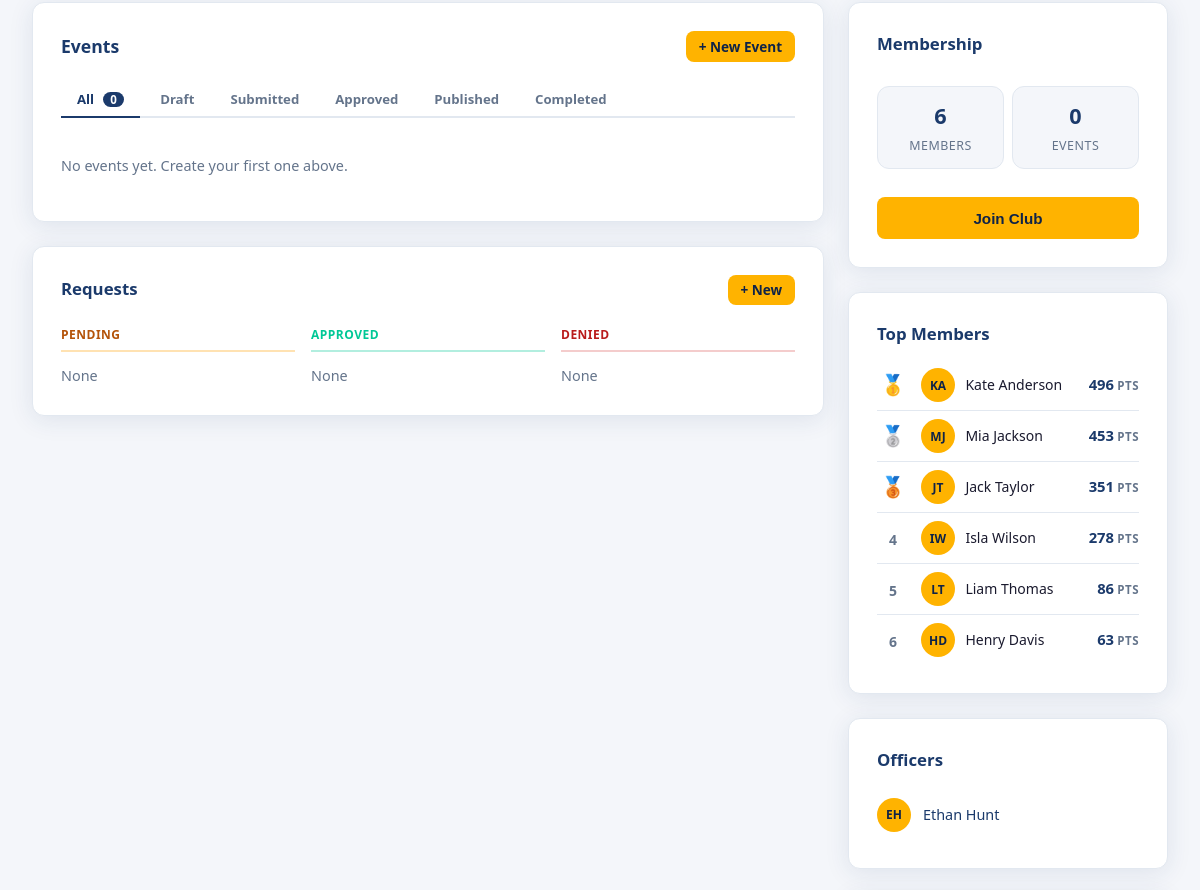
Before: /clubs/entrepreneurship-club/ (signed in, middle part) with the older database file.
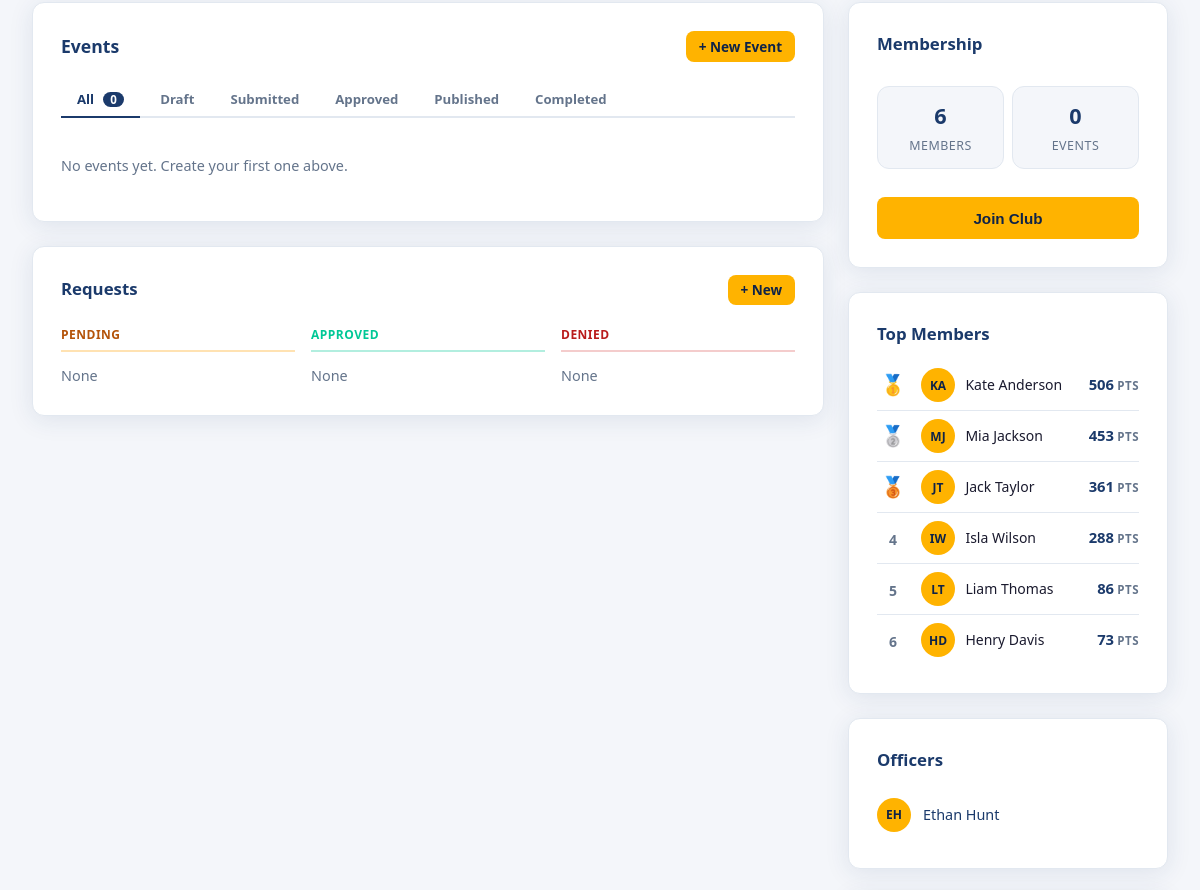
After: the same page with the newer database file.
### account/models.py (models this page shows, shortened)
class Profile(models.Model):
    user = models.OneToOneField(
        settings.AUTH_USER_MODEL,
        on_delete=models.CASCADE
    )
    otc_email = models.EmailField(
        unique=True,
        validators=[validate_otc_email]
    )
    points = models.IntegerField(default=0)
    class Role(models.TextChoices):
        ADMIN = 'ADMIN','Student Engagement'
        ADVISOR = 'ADVISOR','Faculty Advisor'
        LEAD = 'LEAD','Club Officer'
        STUDENT = 'STUDENT','Student'
    role = models.CharField(
        max_length=10,
        choices=Role.choices,
        default=Role.STUDENT,
    )
    image = models.ImageField(upload_to='profile_images/', null=True, blank=True)
    short_code = models.CharField(max_length=8, unique=True, blank=True)
    def __str__(self):
        return self.user.get_full_name() or self.user.username

### clubhouse/views.py (the view)
# urls.py: path('<slug:slug>/', views.club_detail, name='club_detail'),
@login_required
def club_detail(request, slug):
    club = get_object_or_404(Club, slug=slug)
    profile = request.user.profile
    is_admin = profile.role == profile.Role.ADMIN
    if (not club.approved or club.denied) and not is_admin:
        raise PermissionDenied
    is_member = club.members.filter(pk=profile.pk).exists()
    is_officer = club.officers.filter(pk=profile.pk).exists()
    can_edit = is_officer or club.advisors.filter(pk=profile.pk).exists() or is_admin
    if can_edit:
        upcoming_events = club.events.order_by('start_time')
    else:
        upcoming_events = club.events.filter(status=Event.Status.PUBLISHED).order_by('start_time')
    if can_edit:
        base_requests = club.requests.order_by('due_date')
        club_requests = {
            'pending': base_requests.filter(approval_status='-'),
            'approved': base_requests.filter(approval_status='O'),
            'denied': base_requests.filter(approval_status='X'),
        }
    else:
        club_requests = None
    has_applied = club.officer_applicants.filter(pk=profile.pk).exists()
    top_members = club.members.order_by('-points')[:10]
    return render(request, 'clubhouse/club_detail.html', {
        'club': club,
        'upcoming_events': upcoming_events,
        'is_member': is_member,
        'is_officer': is_officer,
        'can_edit': can_edit,
        'is_admin': is_admin,
        'club_requests': club_requests,
        'has_applied': has_applied,
        'top_members': top_members,
        'section': 'clubhouse',
    })

### clubhouse/templates/clubhouse/club_detail.html (shortened to what the changed rows need)
{% extends 'base.html' %}
{% block content %}
<section class="section">
    <div class="section-inner">
        <div class="club-detail-grid">
            <div class="club-detail-main">
                <div class="card card-mb">
                    <div class="card-header-row">
                        <h2 class="card-section-title">Events</h2>
                    </div>
                </div>
                {% if club_requests is not None %}
                <div class="card">
                    <div class="card-header-row">
                        <h2 class="card-section-title" style="font-size:1.05rem;">Requests</h2>
                    </div>
                </div>
                {% endif %}
            </div>
            <div class="club-detail-sidebar">
                {% if top_members %}
                <div class="card card-mb">
                    {% for member in top_members %}
                    <div class="lb-row lb-row-sm">
                        <div class="lb-rank">
                            {% if forloop.counter == 1 %}🥇
                            {% elif forloop.counter == 2 %}🥈
                            {% elif forloop.counter == 3 %}🥉
                            {% else %}<span class="lb-rank-num">{{ forloop.counter }}</span>
                            {% endif %}
                        </div>
                        <div class="lb-identity">
                            <div class="member-avatar" style="flex-shrink:0;">{{ member.user.first_name|first|upper }}{{ member.user.last_name|first|upper }}</div>
                            <span style="font-size:0.875rem;">{{ member }}</span>
                        </div>
                        <div class="lb-score">
                            <span class="lb-points lb-points-sm">{{ member.points }}</span>
                            <span class="lb-pts-label">pts</span>
                        </div>
                    </div>
                    {% endfor %}
                </div>
                {% endif %}
            </div>
        </div>
    </div>
</section>
{% endblock %}

Changed rows visible on the page:
changed Profile "Kate Anderson": points "496" → "506"
changed Profile "Jack Taylor": points "351" → "361"
changed Profile "Isla Wilson": points "278" → "288"
changed Profile "Henry Davis": points "63" → "73"
